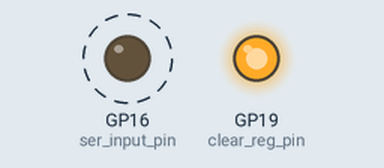
Recording of a program running on a simulated Raspberry Pi Pico running MicroPython. Shown: output pins drawn as LEDs (lit = HIGH). Dashed ring = blinking. Pins used as bus, display or sensor lines are not drawn.

Above: at 1.1 s.
Timing chart, 0 to 5.1 s (numbered marks = the images above):
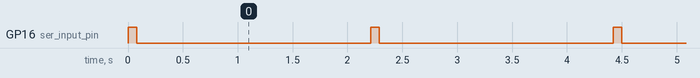

Measured:
- by itself, GP16 (ser_input_pin): alternates HIGH for 0.08 s and LOW for 2.1 s

The program:

Fun_Patterns_Program_2.py
```python
# Two bargraphs (10 red LEDs but only use first eight)
# with network resistors (470 ohm)
#
# Use two "chained" 74HC595 shift registers for control of
# first eight LEDs on the bargraph #1 and
# first eight LEDS on bargraph #2
#
# Write 16 bits at a time - make some fun patterns
# Write the value to turn every other LED in both bargraphs
# LED Chaser Example
#
# Lori Pfahler
# July 2025

import machine
import utime

# Set up shift register control pins
ser_input_pin  = machine.Pin(16, machine.Pin.OUT)
latch_pin = machine.Pin(17, machine.Pin.OUT)
clock_pin = machine.Pin(18, machine.Pin.OUT)
clear_reg_pin = machine.Pin(19, machine.Pin.OUT)

# set the pins to low
ser_input_pin.low()
latch_pin.low()
clock_pin.low()

# functions for shift register operation:

# clear the shift register
def clear():
    clear_reg_pin.low()
    clear_reg_pin.high()

# tick the clock pin
def tick():
    clock_pin.low()
    clock_pin.high()

# flip the latch pin
def latch():
    latch_pin.high()
    latch_pin.low()

# write binary number to the two shift registers - 16 bits
def write_num(value):
    for i in range(16):
        cur_bit = value >> i & 1
        if cur_bit == 0:
            ser_input_pin.low()
        else:
            ser_input_pin.high()
        # tick the clock pin
        tick()
    # flip the latch pin
    latch()


# clear the register and make sure the LEDs are off
clear()
latch()

# timing
delay = 0.075

try:
    while True:
        for i in range(15, -1, -1):
            write_num(2**i)
            utime.sleep(delay)
        for j in range(1, 14):
            write_num(2**j)
            utime.sleep(delay)

except KeyboardInterrupt:
    clear()
    latch()
```
